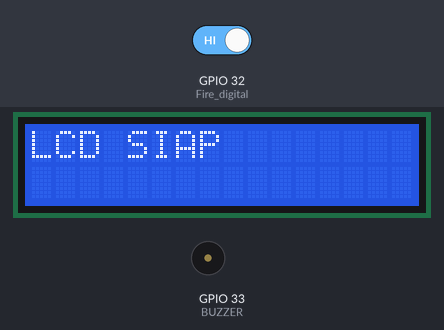
Simulated run of this sketch. Board: ESP32. Shown: 16×2 character LCD, buzzer (waves = sounding). Inputs (shaded band) come from the test bench; at power-on: GPIO 32 (Fire_digital) HIGH.

Above: at 1.2 s.
1.3 s: GPIO 32 (Fire_digital) driven LOW
At 2.5 s:
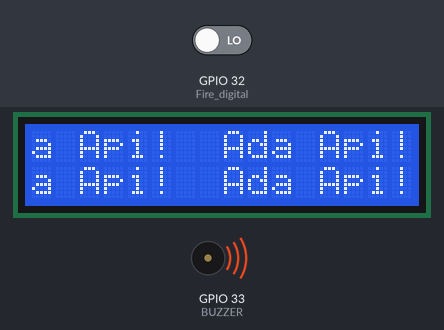
3.5 s: GPIO 32 (Fire_digital) driven HIGH
At 5.6 s:
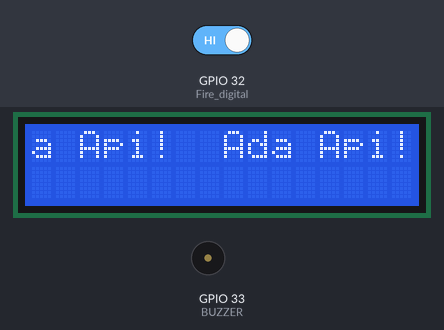
5.8 s: GPIO 32 (Fire_digital) driven LOW
At 7.6 s:
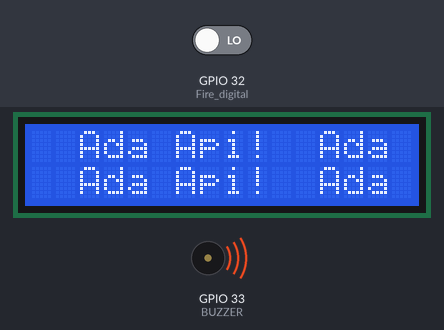
7.9 s: GPIO 32 (Fire_digital) driven HIGH
At 9.9 s:
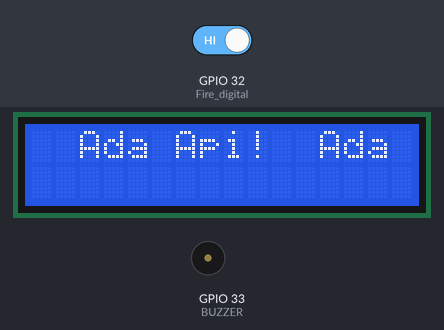
10.2 s: GPIO 32 (Fire_digital) driven LOW
At 11.5 s:
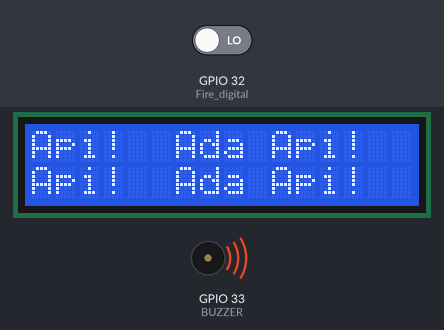
12.2 s: GPIO 32 (Fire_digital) driven HIGH
At 14.4 s:
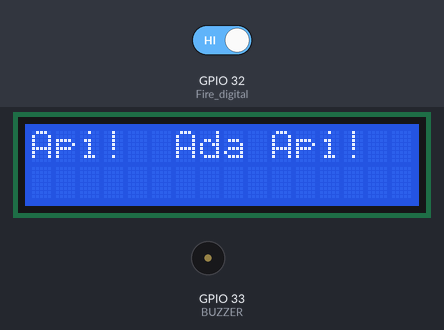
Timing chart, 0 to 15.9 s (numbered marks = the images above; inputs shaded):
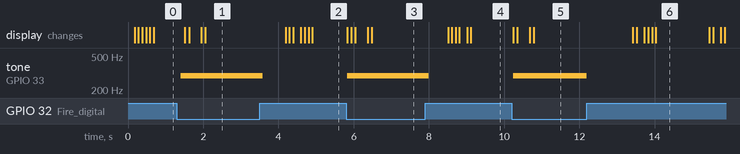

The sketch:

chal-1.ino
```cpp
#define Fire_digital 32
#include <LiquidCrystal_I2C.h>
LiquidCrystal_I2C lcd(0x27, 16, 2); // I2C address 0x27, 16 column and 2 rows
#define BUZZER 33

void setup() {
  // Serial.begin(115200);
  pinMode(Fire_digital, INPUT);
  lcd.init();
  lcd.backlight();
  lcd.setCursor(0, 0);
  lcd.print("LCD SIAP");
  lcd.setCursor(2, 1);
  // lcd.print("HalloWorld");
}

void loop() {
  int firesensorDigital = digitalRead(Fire_digital);

  // lcd.print("Fire Sensor: ");
  // lcd.print(firesensorDigital);
  // lcd.print("\t");
  // lcd.print("\t");

  if (firesensorDigital == LOW){
    lcd.println("Ada Api!");
    tone(BUZZER, 293);
  }else{
    lcd.println("");
    noTone(BUZZER);
  }

 delay(100);
}
```

Measured:
- after the input at 1.3 s, tone on GPIO 33 (BUZZER): silent → 293 Hz after 0.11 s; the display: first changes after 0.21 s (image 1 shows a later state)
- after the input at 3.5 s, tone on GPIO 33 (BUZZER): 293 Hz → silent after 0.08 s; the display: first changes after 0.69 s (image 2 shows a later state)
- after the input at 5.8 s, tone on GPIO 33 (BUZZER): silent → 293 Hz at once
- after the input at 7.9 s, tone on GPIO 33 (BUZZER): 293 Hz → silent after 0.10 s; the display: first changes after 0.61 s (image 4 shows a later state)
- after the input at 10.2 s, tone on GPIO 33 (BUZZER): silent → 293 Hz after 0.05 s; the display: first changes after 0.05 s (image 5 shows a later state)
- after the input at 12.2 s, tone on GPIO 33 (BUZZER): 293 Hz → silent at once; the display: first changes after 1.2 s (image 6 shows a later state)
